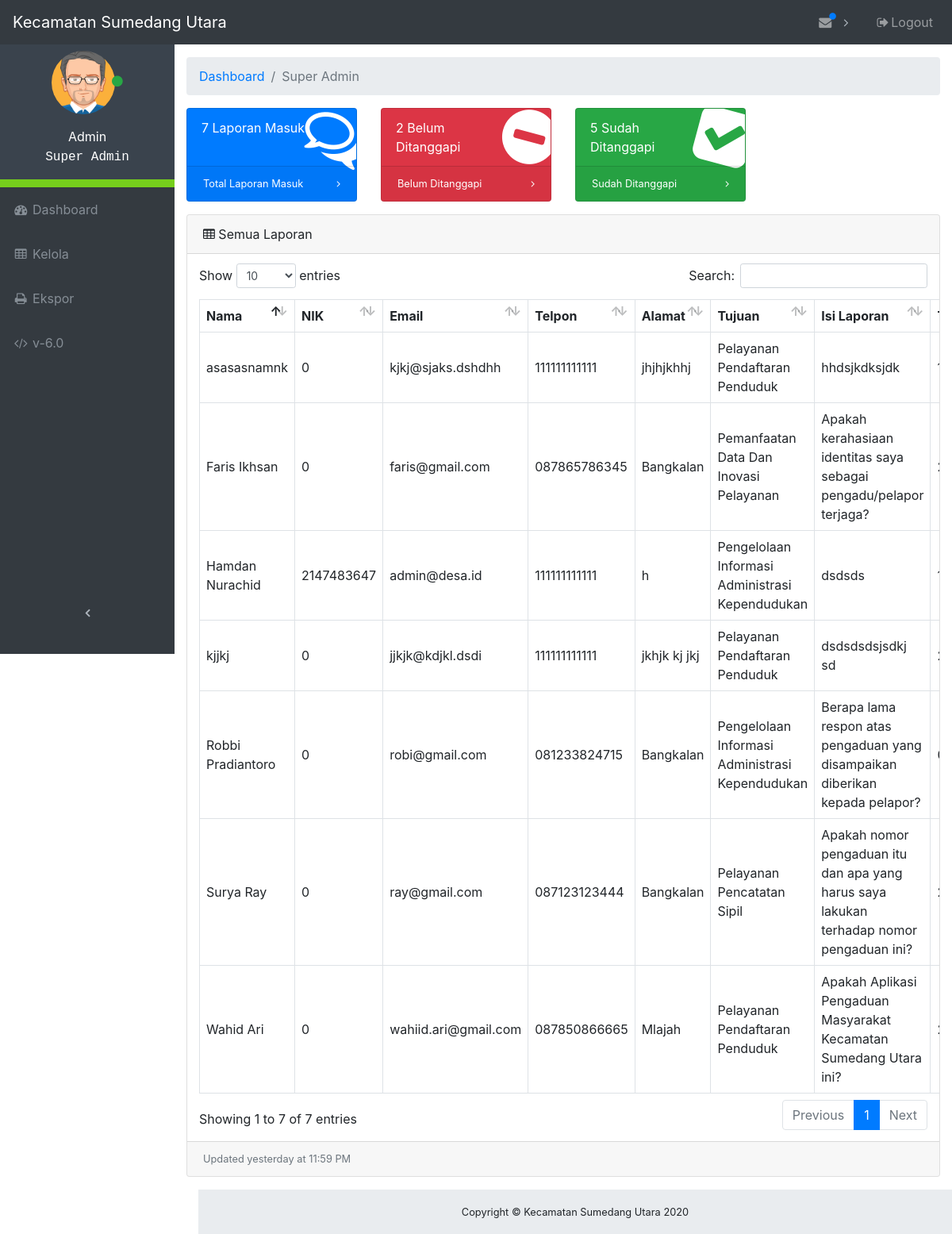
Screenshot of /admin/index (signed in) with the database file from the repository.
### tables this page shows
CREATE TABLE `divisi` (
  `id_divisi` int(11) NOT NULL,
  `nama_divisi` varchar(64) NOT NULL
);

CREATE TABLE `laporan` (
  `id` int(11) NOT NULL,
  `nama` varchar(64) NOT NULL,
  `nik` int(18) NOT NULL,
  `email` varchar(64) NOT NULL,
  `telpon` varchar(12) NOT NULL,
  `alamat` varchar(256) NOT NULL,
  `tujuan` int(11) NOT NULL,
  `isi` varchar(2048) NOT NULL,
  `tanggal` timestamp NOT NULL DEFAULT CURRENT_TIMESTAMP ON UPDATE CURRENT_TIMESTAMP,
  `status` varchar(12) NOT NULL
);

### admin/database.php (called while the page is built, shortened)
<?php
$db_host = "localhost";
$db_user = "root";
$db_pass = "";
$db_name = "kp";
try {
    $db = new PDO("mysql:host=$db_host;dbname=$db_name", $db_user, $db_pass);
} catch(PDOException $e) {
    die("Terjadi masalah: " . $e->getMessage());
}
function logged_admin () {
    global $db, $admin_login, $divisi, $id_admin;
    $sql = "SELECT * FROM admin, divisi WHERE admin.username = :username AND admin.divisi = divisi.id_divisi";
    $stmt = $db->prepare($sql);
    $stmt->bindValue(':username', $admin_login);
    $stmt->execute();
    foreach ($stmt as $col) {
        $divisi = $col['nama_divisi'];
    }
}

### admin/index.php (the view, shortened to what this page needs)
<?php
    require_once("database.php");
    logged_admin ();
    global $total_laporan_masuk, $total_laporan_menunggu, $total_laporan_ditanggapi;
    if ($id_admin > 0) {
        foreach($db->query("SELECT COUNT(*) FROM laporan WHERE laporan.tujuan = $id_admin") as $row) {
            $total_laporan_masuk = $row['COUNT(*)'];
        }
        foreach($db->query("SELECT COUNT(*) FROM laporan WHERE status = \"Ditanggapi\" AND laporan.tujuan = $id_admin") as $row) {
            $total_laporan_ditanggapi = $row['COUNT(*)'];
        }
        foreach($db->query("SELECT COUNT(*) FROM laporan WHERE status = \"Menunggu\" AND laporan.tujuan = $id_admin") as $row) {
            $total_laporan_menunggu = $row['COUNT(*)'];
        }
    } else {
        foreach($db->query("SELECT COUNT(*) FROM laporan") as $row) {
            $total_laporan_masuk = $row['COUNT(*)'];
        }
        foreach($db->query("SELECT COUNT(*) FROM laporan WHERE status = \"Ditanggapi\"") as $row) {
            $total_laporan_ditanggapi = $row['COUNT(*)'];
        }
        foreach($db->query("SELECT COUNT(*) FROM laporan WHERE status = \"Menunggu\"") as $row) {
            $total_laporan_menunggu = $row['COUNT(*)'];
        }
    }
 ?>
<!DOCTYPE html>
<html lang="en">
<head>
    <link href="vendor/bootstrap/css/bootstrap.css" rel="stylesheet">
    <link href="vendor/font-awesome/css/font-awesome.min.css" rel="stylesheet" type="text/css">
    <link href="vendor/datatables/dataTables.bootstrap4.css" rel="stylesheet">
    <link href="css/admin.css" rel="stylesheet">
</head>
<body class="fixed-nav sticky-footer" id="page-top">
    <nav class="navbar navbar-expand-lg navbar-dark bg-dark fixed-top" id="mainNav" >
        <a class="navbar-brand" href="index">Kecamatan Sumedang Utara</a>
        <div class="collapse navbar-collapse" id="navbarResponsive">
            <ul class="navbar-nav navbar-sidenav sidebar-menu" id="exampleAccordion">
                <li class="sidebar-profile nav-item" data-toggle="tooltip" data-placement="right" title="Admin">
                    <div class="profile-main">
                        <p class="image">
                            <img alt="image" src="images/avatar1.png" width="80">
                            <span class="status"><i class="fa fa-circle text-success"></i></span>
                        </p>
                        <p>
                            <span class="">Admin</span><br>
                            <span class="user" style="font-family: monospace;"><?php echo $divisi; ?></span>
                        </p>
                    </div>
                </li>
                <li class="nav-item" data-toggle="tooltip" data-placement="right" title="Dashboard">
                    <a class="nav-link" href="index">
                        <i class="fa fa-fw fa-dashboard"></i>
                        <span class="nav-link-text">Dashboard</span>
                    </a>
                </li>
                <li class="nav-item" data-toggle="tooltip" data-placement="right" title="Tables">
                    <a class="nav-link" href="tables">
                        <i class="fa fa-fw fa-table"></i>
                        <span class="nav-link-text">Kelola</span>
                    </a>
                </li>
                <li class="nav-item" data-toggle="tooltip" data-placement="right" title="Export">
                    <a class="nav-link" href="export">
                        <i class="fa fa-fw fa-print"></i>
                        <span class="nav-link-text">Ekspor</span>
                    </a>
                </li>
                <li class="nav-item" data-toggle="tooltip" data-placement="right" title="Version">
                    <a class="nav-link" href="#VersionModal" data-toggle="modal" data-target="#VersionModal">
                        <i class="fa fa-fw fa-code"></i>
                        <span class="nav-link-text">v-6.0</span>
                    </a>
                </li>
            </ul>
            <ul class="navbar-nav sidenav-toggler">
                <li class="nav-item">
                    <a class="nav-link text-center" id="sidenavToggler">
                        <i class="fa fa-fw fa-angle-left"></i>
                    </a>
                </li>
            </ul>
            <ul class="navbar-nav ml-auto">
                <li class="nav-item dropdown">
                    <a class="nav-link dropdown-toggle mr-lg-2" id="messagesDropdown" href="#" data-toggle="dropdown" aria-haspopup="true" aria-expanded="false">
                        <i class="fa fa-fw fa-envelope"></i>
                        <span class="indicator text-primary d-none d-lg-block">
                            <i class="fa fa-fw fa-circle"></i>
                        </span>
                    </a>
                    <?php
                        $statement = $db->query("SELECT * FROM laporan ORDER BY laporan.id DESC LIMIT 1");
                     ?>
                </li>
                <li class="nav-item">
                    <a class="nav-link" data-toggle="modal" data-target="#exampleModal">
                        <i class="fa fa-fw fa-sign-out"></i>Logout
                    </a>
                </li>
            </ul>
        </div>
    </nav>
    <div class="content-wrapper">
        <div class="container-fluid">
            <ol class="breadcrumb">
                <li class="breadcrumb-item">
                    <a href="#">Dashboard</a>
                </li>
                <li class="breadcrumb-item active"><?php echo $divisi; ?></li>
            </ol>
            <div class="row">
                <div class="col-xl-3 col-sm-6 mb-3">
                    <div class="card text-white bg-primary o-hidden h-100">
                        <div class="card-body">
                            <div class="card-body-icon">
                                <i class="fa fa-fw fa-comments-o"></i>
                            </div>
                            <div class="mr-5"><?php echo $total_laporan_masuk; ?> Laporan Masuk</div>
                        </div>
                        <a class="card-footer text-white clearfix small z-1" href="tables">
                            <span class="float-left">Total Laporan Masuk</span>
                            <span class="float-right">
                                <i class="fa fa-angle-right"></i>
                            </span>
                        </a>
                    </div>
                </div>
                <div class="col-xl-3 col-sm-6 mb-3">
                    <div class="card text-white bg-danger o-hidden h-100">
                        <div class="card-body">
                            <div class="card-body-icon">
                                <i class="fa fa-fw fa-minus-circle"></i>
                            </div>
                            <div class="mr-5"><?php echo $total_laporan_menunggu; ?> Belum Ditanggapi</div>
                        </div>
                        <a class="card-footer text-white clearfix small z-1" href="#">
                            <span class="float-left">Belum Ditanggapi</span>
                            <span class="float-right">
                                <i class="fa fa-angle-right"></i>
                            </span>
                        </a>
                    </div>
                </div>
                <div class="col-xl-3 col-sm-6 mb-3">
                    <div class="card text-white bg-success o-hidden h-100">
                        <div class="card-body">
                            <div class="card-body-icon">
                                <i class="fa fa-fw fa-check-square"></i>
                            </div>
                            <div class="mr-5"><?php echo $total_laporan_ditanggapi; ?> Sudah Ditanggapi</div>
                        </div>
                        <a class="card-footer text-white clearfix small z-1" href="#">
                            <span class="float-left">Sudah Ditanggapi</span>
                            <span class="float-right">
                                <i class="fa fa-angle-right"></i>
                            </span>
                        </a>
                    </div>
                </div>
            </div>
            <div class="card mb-3">
                <div class="card-header">
                    <i class="fa fa-table"></i> Semua Laporan
                </div>
                <div class="card-body">
                    <div class="table-responsive">
                        <table class="table table-bordered" id="dataTable" width="100%" cellspacing="0">
                            <thead>
                                <tr>
                                    <th>Nama</th>
                                    <th>NIK</th>
                                    <th>Email</th>
                                    <th>Telpon</th>
                                    <th>Alamat</th>
                                    <th>Tujuan</th>
                                    <th>Isi Laporan</th>
                                    <th>Tanggal</th>
                                </tr>
                            </thead>
                            <tbody>
                                <?php
                            if ($id_admin > 0) {
                                $statement = $db->query("SELECT * FROM laporan, divisi WHERE laporan.tujuan = divisi.id_divisi AND laporan.tujuan = $id_admin ORDER BY laporan.id DESC");
                            } else {
                                $statement = $db->query("SELECT * FROM laporan, divisi WHERE laporan.tujuan = divisi.id_divisi ORDER BY laporan.id DESC");
                            }
                            foreach ($statement as $key ) {
                                $mysqldate = $key['tanggal'];
                                $phpdate = strtotime($mysqldate);
                                $tanggal = date( 'd/m/Y', $phpdate);
                                ?>
                                <tr>
                                    <td><?php echo $key['nama']; ?></td>
                                    <td><?php echo $key['nik']; ?></td>
                                    <td><?php echo $key['email']; ?></td>
                                    <td><?php echo $key['telpon']; ?></td>
                                    <td><?php echo $key['alamat']; ?></td>
                                    <td><?php echo $key['nama_divisi']; ?></td>
                                    <td><?php echo $key['isi']; ?></td>
                                    <td><?php echo $tanggal; ?></td>
                                </tr>
                                <?php
                            }
                            ?>
                            </tbody>
                        </table>
                    </div>
                </div>
                <div class="card-footer small text-muted">Updated yesterday at 11:59 PM</div>
            </div>
        </div>
        <footer class="sticky-footer">
            <div class="container">
                <div class="text-center">
                    <small>Copyright © Kecamatan Sumedang Utara 2020</small>
                </div>
            </div>
        </footer>
    </div>
</body>
</html>

### admin/css/admin.css (style rules this page uses)
html { position: relative; min-height: 100%; }
body { overflow-x: hidden; }
body.sticky-footer { margin-bottom: 56px; }
body.sticky-footer .content-wrapper { min-height: calc(100vh - 56px - 56px); }
body.fixed-nav { padding-top: 56px; }
.content-wrapper { min-height: calc(100vh - 56px); padding-top: 1rem; }
.o-hidden { overflow: hidden !important; }
.z-1 { z-index: 1; }
#mainNav .navbar-collapse { overflow: auto; max-height: 75vh; }
#mainNav .navbar-collapse .navbar-nav .nav-item .nav-link { cursor: pointer; }
#mainNav .navbar-collapse .sidenav-toggler { display: none; }
#mainNav .navbar-collapse .navbar-nav > .nav-item.dropdown > .nav-link { position: relative; min-width: 45px; }
#mainNav .navbar-collapse .navbar-nav > .nav-item.dropdown > .nav-link:after { float: right; width: auto; content: '\f105'; border: none; font-family: 'FontAwesome'; }
#mainNav .navbar-collapse .navbar-nav > .nav-item.dropdown > .nav-link .indicator { position: absolute; top: 5px; left: 21px; font-size: 10px; }
@media (min-width: 992px) { #mainNav .navbar-brand { width: 250px; } }
@media (min-width: 992px) { #mainNav .navbar-collapse { overflow: visible; max-height: none; } }
@media (min-width: 992px) { #mainNav .navbar-collapse .navbar-sidenav { position: absolute; top: 0; left: 0; -webkit-flex-direction: column; -ms-flex-direction: column; flex-direction: column; margin-top: 56px; } }
@media (min-width: 992px) { #mainNav .navbar-collapse .navbar-sidenav > .nav-item { width: 220px; padding: 0; } }
@media (min-width: 992px) { #mainNav .navbar-collapse .navbar-sidenav > .nav-item > .nav-link { padding: 1em; } }
@media (min-width: 992px) { #mainNav .navbar-collapse .navbar-nav > .nav-item.dropdown > .nav-link { min-width: 0; } }
@media (min-width: 992px) { #mainNav .navbar-collapse .navbar-nav > .nav-item.dropdown > .nav-link:after { width: 24px; text-align: center; } }
#mainNav.fixed-top .sidenav-toggler { display: none; }
@media (min-width: 992px) { #mainNav.fixed-top .navbar-sidenav { height: calc(110vh - 112px); } }
@media (min-width: 992px) { #mainNav.fixed-top .sidenav-toggler { position: absolute; top: 0; left: 0; display: flex; -webkit-flex-direction: column; -ms-flex-direction: column; flex-direction: column; margin-top: calc(100vh - 56px); } }
@media (min-width: 992px) { #mainNav.fixed-top .sidenav-toggler > .nav-item { width: 220px; padding: 0; } }
@media (min-width: 992px) { #mainNav.fixed-top .sidenav-toggler > .nav-item > .nav-link { padding: 1em; } }
#mainNav.fixed-top.navbar-dark .sidenav-toggler a i { color: #adb5bd; }
.content-wrapper { overflow-x: hidden; background: white; }
@media (min-width: 992px) { .content-wrapper { margin-left: 220px; } }
#sidenavToggler i { font-weight: 800; }
#mainNav.navbar-dark .navbar-collapse .navbar-sidenav > .nav-item > .nav-link { color: #868e96; }
#mainNav.navbar-dark .navbar-collapse .navbar-nav > .nav-item.dropdown > .nav-link:after { color: #adb5bd; }
@media (min-width: 992px) { #mainNav.navbar-dark .navbar-collapse .navbar-sidenav { background: #343a40; } }
.card-body-icon { position: absolute; z-index: 0; top: -25px; right: -25px; font-size: 5rem; -webkit-transform: rotate(15deg); -ms-transform: rotate(15deg); transform: rotate(15deg); }
footer.sticky-footer { position: absolute; right: 0; bottom: 0; width: 100%; height: 56px; background-color: #e9ecef; line-height: 55px; }
@media (min-width: 992px) { footer.sticky-footer { width: calc(100% - 250px); } }
ul.sidebar-menu li.sidebar-profile { background-color: #3A434D; padding: 10px; color: #fff; text-align: center; border-bottom: 10px solid #76CF1C; }
ul.sidebar-menu li.sidebar-profile .image img { border-radius: 60%; }
ul.sidebar-menu li.sidebar-profile .status { margin-top: -10px; font-size: 7; margin-left: -9px; }
ul.sidebar-menu li.sidebar-profile .profile-main { margin-top: 8px; }

### rows the page displays
laporan: nama "Hamdan Nurachid", nik "2147483647", email "admin@desa.id", telpon "111111111111", alamat "h", tujuan.nama_divisi "Pengelolaan Informasi Administrasi Kependudukan", isi "dsdsds"
laporan: nama "asasasnamnk", nik "0", email "kjkj@sjaks.dshdhh", telpon "111111111111", alamat "jhjhjkhhj", tujuan.nama_divisi "Pelayanan Pendaftaran Penduduk", isi "hhdsjkdksjdk"
laporan: nama "kjjkj", nik "0", email "jjkjk@kdjkl.dsdi", telpon "111111111111", alamat "jkhjk kj jkj", tujuan.nama_divisi "Pelayanan Pendaftaran Penduduk", isi "dsdsdsdsjsdkj sd"
laporan: nama "Robbi Pradiantoro", nik "0", email "robi@gmail.com", telpon "081233824715", alamat "Bangkalan", tujuan.nama_divisi "Pengelolaan Informasi Administrasi Kependudukan", isi "Berapa lama respon atas pengaduan yang disampaikan diberikan kepada pelapor?"
laporan: nama "Faris Ikhsan", nik "0", email "faris@gmail.com", telpon "087865786345", alamat "Bangkalan", tujuan.nama_divisi "Pemanfaatan Data Dan Inovasi Pelayanan", isi "Apakah kerahasiaan identitas saya sebagai pengadu/pelapor terjaga?"
laporan: nama "Surya Ray", nik "0", email "ray@gmail.com", telpon "087123123444", alamat "Bangkalan", tujuan.nama_divisi "Pelayanan Pencatatan Sipil", isi "Apakah nomor pengaduan itu dan apa yang harus saya lakukan terhadap nomor pengaduan ini?"
laporan: nama "Wahid Ari", nik "0", email "wahiid.ari@gmail.com", telpon "087850866665", alamat "Mlajah", tujuan.nama_divisi "Pelayanan Pendaftaran Penduduk", isi "Apakah Aplikasi Pengaduan Masyarakat Kecamatan Sumedang Utara ini?"

### other values shown
$divisi "Super Admin"
$total_laporan_masuk "7"
$total_laporan_menunggu "2"
$total_laporan_ditanggapi "5"
